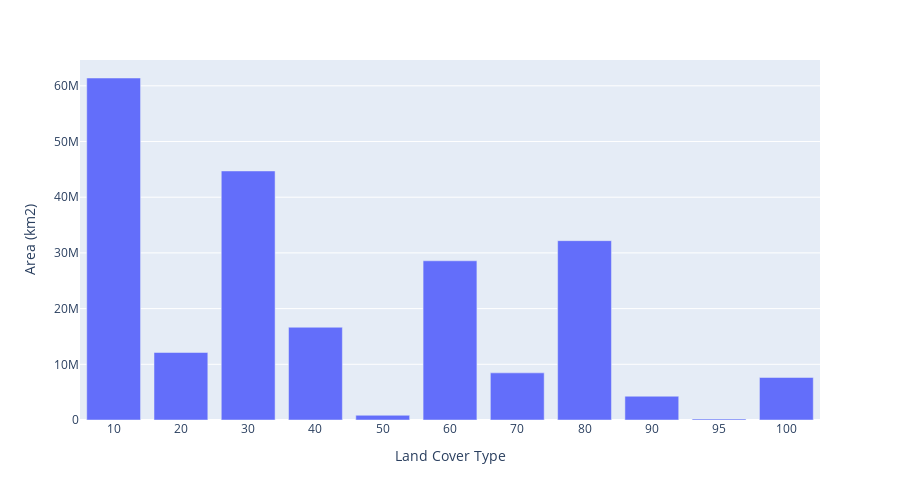

Notebook source saved alongside this figure:
### Markdown cell above
## Creating charts

### Code cell
histogram = geemap.image_histogram(
    esa, scale = 1000, x_label = 'Land Cover Type', y_label = 'Area (km2)'
)
histogram

### Figure 1 — Plotly figure (JSON) as saved in the notebook; plotly's stock layout.template omitted (floating-point values rounded to 4 significant figures)
{"data": [{"alignmentgroup": "True", "hovertemplate": "Land Cover Type=%{x}<br>Area (km2)=%{y}<extra></extra>", "legendgroup": "", "marker": {"color": "#636efa", "pattern": {"shape": ""}}, "name": "", "offsetgroup": "", "orientation": "v", "showlegend": false, "textposition": "auto", "type": "bar", "x": ["10", "20", "30", "40", "50", "60", "70", "80", "90", "95", "100"], "xaxis": "x", "y": [61398100, 12119054, 44710000.0, 16650058, 847549, 28580000.0, 8461000.0, 32200000.0, 4268000.0, 194169, 7636000.0], "yaxis": "y"}], "layout": {"barmode": "relative", "height": 500, "legend": {"tracegroupgap": 0}, "margin": {"t": 60}, "xaxis": {"anchor": "y", "domain": [0, 1], "title": {"text": "Land Cover Type"}}, "yaxis": {"anchor": "x", "domain": [0, 1], "title": {"text": "Area (km2)"}}}}
